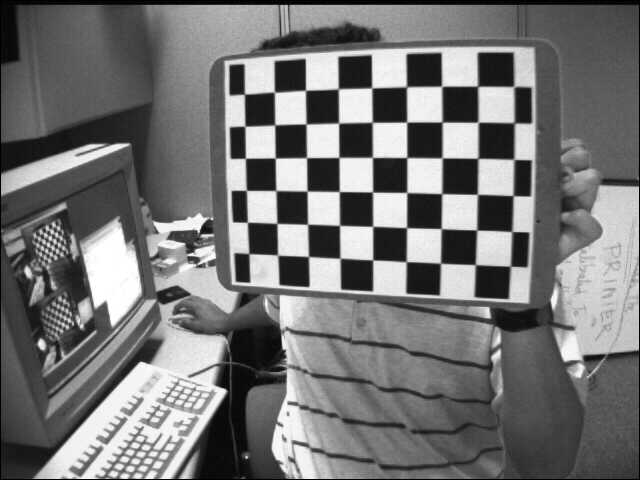
#> input picture thermal_range_calib/scripts_intrinsic/opencv_data/left01.jpg, 640 x 480 px; its folder holds 5 pictures in this run
$ python c_opencv_corner_detection.py
#> lines starting #> are read from the running program, lines starting #| are printed output that depends on the picture
import numpy as np
import cv2 as cv
import glob
import os

print("script start")
# Display a blank image to create an OpenCV window
dummy_image = np.zeros((100, 100, 3), np.uint8)
cv.imshow("Dummy Image", dummy_image)
cv.waitKey(0)
# Get the directory of the script
script_dir = os.path.dirname(__file__)

# Join the script directory with the relative path
opencv_img_path = os.path.join(script_dir, "opencv_demo.jpg")
github_img_path = os.path.join(script_dir, "github_demo.jpg")
icuas_img_path = os.path.join(script_dir, "icuas_demo.png")
test_img_path = os.path.join(script_dir, "chessboard_test.png")
# opncv_image = cv.imread(opencv_img_path)
# print(f"script_dir: {script_dir}")
# print(f"img_dir: {opencv_img_path}")
img = cv.imread(test_img_path)
# Get the dimensions of the image
# height, width = img.shape[:2]
# Resize the image
# img = cv.resize(img, (width*2, height*2), interpolation = cv.INTER_CUBIC)

# termination criteria
criteria = (cv.TERM_CRITERIA_EPS + cv.TERM_CRITERIA_MAX_ITER, 30, 0.001)

chessboard_w = 9
chessboard_h = 6
# prepare object points, like (0,0,0), (1,0,0), (2,0,0) ....,(6,5,0)
objp = np.zeros((chessboard_w*chessboard_h,3), np.float32)
objp[:,:2] = np.mgrid[0:chessboard_w,0:chessboard_h].T.reshape(-1,2)
# print(f"objp: {objp}")
# Arrays to store object points and image points from all the images.
objpoints = [] # 3d point in real world space
imgpoints = [] # 2d points in image plane.
image_dir =os.path.join(script_dir, '/opencv_data')
print("the image dir is:")
print(image_dir)
print("the image dir is:")
image_files = glob.glob(os.path.join(image_dir, '*.jpg'))

images = glob.glob('./opencv_data/*.jpg')


for fname in images:
 img = cv.imread(fname)
#> img is the input picture: shape (480, 640, 3); min 0, max 255, mean 116.6
 # Get the original image dimensions
 original_height, original_width = img.shape[:2]
#> original_height = 480; original_width = 640
 # Calculate the new dimensions
 new_dimensions = (original_width * 2, original_height * 2)
#> new_dimensions = (1280, 960)
 # Resize the image
 resized_image = cv.resize(img, new_dimensions, interpolation = cv.INTER_LINEAR)
 gray = cv.cvtColor(resized_image, cv.COLOR_BGR2GRAY)

 # Find the chess board corners
 ret, corners = cv.findChessboardCorners(gray, (chessboard_w,chessboard_h), None)
#> ret = True; corners = 54 rows, first 8: [489, 189.5], [549.5, 185], [611.5, 181], [677, 178], [744, 176.6], [813.5, 174], [885, 172], [956, 173.5]
#  corners = corners/2
 # If found, add object points, image points (after refining them)
 if ret == True:
    objpoints.append(objp)

#  corners2 = cv.cornerSubPix(gray,corners, (11,11), (-1,-1), criteria)
 imgpoints.append(corners)

 # Draw and display the corners
#  cv.drawChessboardCorners(img, (chessboard_w,chessboard_h), corners, ret)
#  cv.imshow('img', img)

 cv.drawChessboardCorners(resized_image, (chessboard_w,chessboard_h), corners, ret)
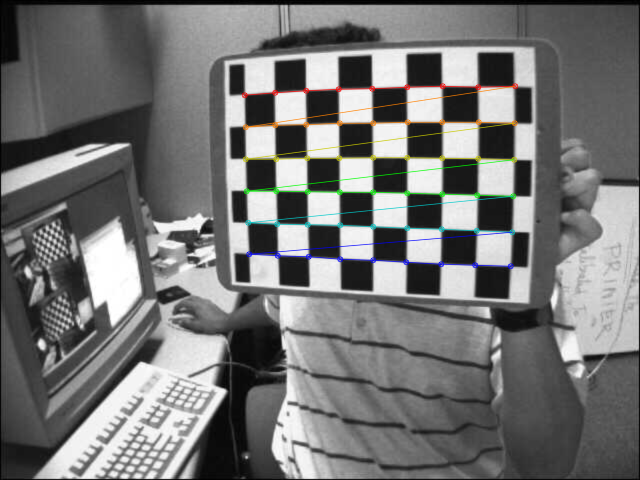
#> resized_image: shape (960, 1280, 3) (shown at 1/2 size); mean B, G, R 116, 116.6, 116.3
 cv.imshow('img', resized_image)
 cv.waitKey(0)
#> pass 2 of the loop `for fname in images:`:
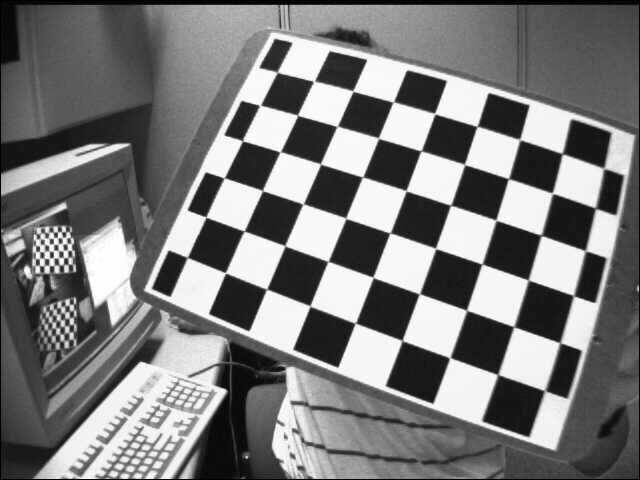
#> input picture thermal_range_calib/scripts_intrinsic/opencv_data/left02.jpg, 640 x 480 px
#> img is the input picture: shape (480, 640, 3); min 0, max 255, mean 122.9
#> corners = 54 rows, first 8: [555, 145], [628.5, 163], [706.5, 182.7], [787, 204.5], [869.5, 228], [954.5, 253], [1039.5, 280], [1125, 308]
#> `cv.drawChessboardCorners(resized_image, (chessboard_w,chessboard_h), c..`:
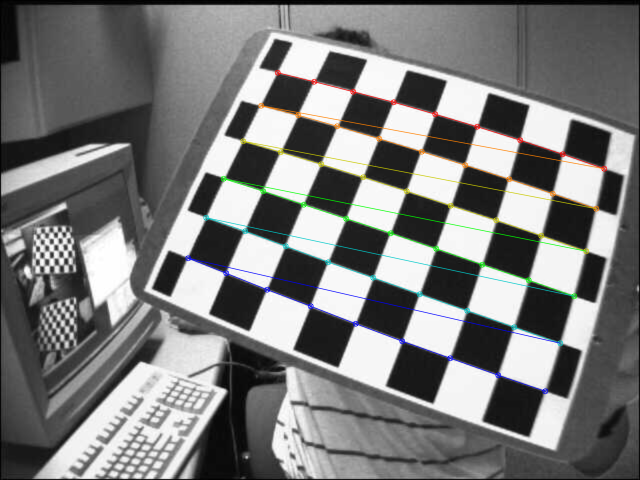
#> resized_image: shape (960, 1280, 3) (shown at 1/2 size); mean B, G, R 122.1, 122.7, 122.3
#> pass 3 of the loop `for fname in images:`:
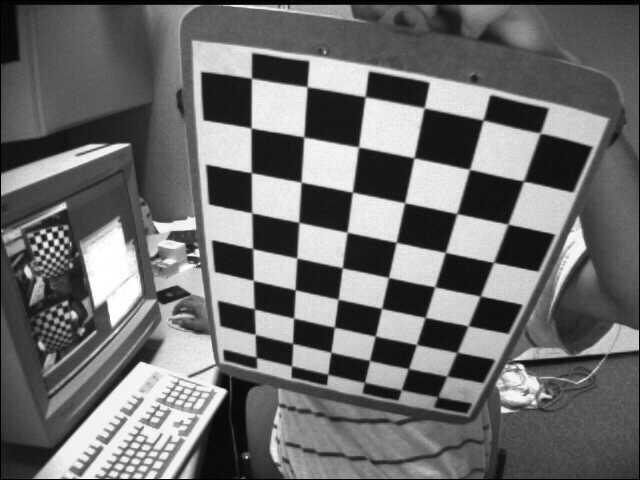
#> input picture thermal_range_calib/scripts_intrinsic/opencv_data/left03.jpg, 640 x 480 px
#> img is the input picture: shape (480, 640, 3); min 0, max 255, mean 109
#> corners = 54 rows, first 8: [512.5, 715], [511.6, 669], [509, 618], [507, 561.5], [505.5, 497.5], [503.9, 426.1], [502.5, 345], [502.5, 256.5]
#> `cv.drawChessboardCorners(resized_image, (chessboard_w,chessboard_h), c..`:
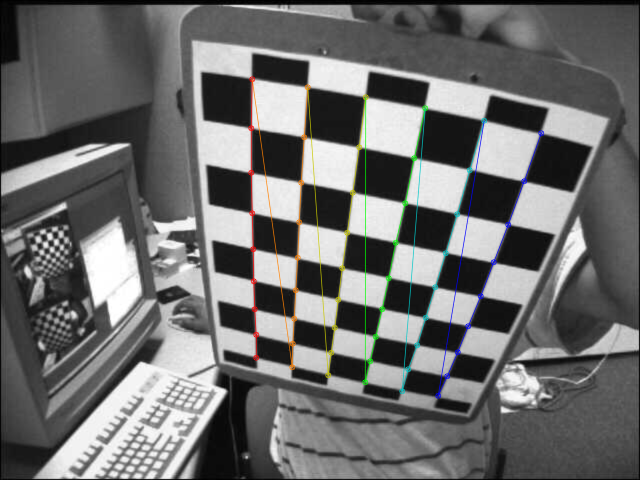
#> resized_image: shape (960, 1280, 3) (shown at 1/2 size); mean B, G, R 108.6, 109.1, 108.8
#> the loop made 5 passes; the first 3 are shown

cv.destroyAllWindows()

# calibration
this_img = cv.imread(script_dir+'/opencv_data/left12.jpg')
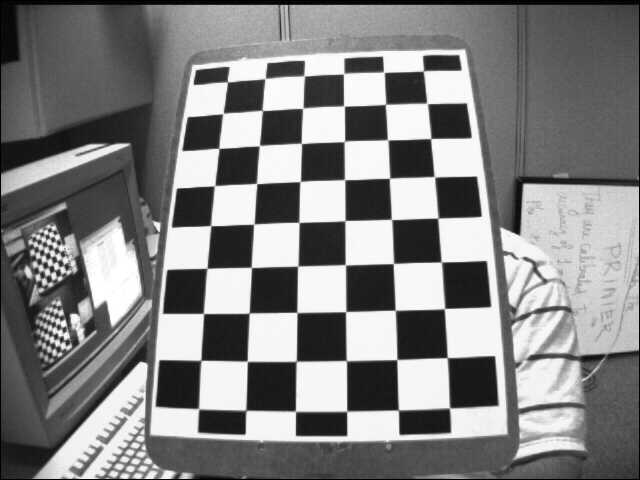
#> input picture thermal_range_calib/scripts_intrinsic/opencv_data/left12.jpg, 640 x 480 px
#> this_img is the input picture: shape (480, 640, 3); min 0, max 255, mean 129.5
# this_gray = cv.cvtColor(this_img, cv.COLOR_BGR2GRAY)
if this_img is not None:
    this_gray = cv.cvtColor(this_img, cv.COLOR_BGR2GRAY)
else:
    print("Error loading image")

# print(f"Number of object points: {len(objpoints)}")
# print(f"Number of image points: {len(imgpoints)}")
ret, mtx, dist, rvecs, tvecs = cv.calibrateCamera(objpoints, imgpoints, this_gray.shape[::-1], None, None)
# print(f"mtx:\n {mtx}\n")

# img = cv.imread('left12.jpg')
h, w = img.shape[:2]
#> h = 480; w = 640
newcameramtx, roi = cv.getOptimalNewCameraMatrix(mtx, dist, (w,h), 1, (w,h))

# undistort
dst = cv.undistort(img, mtx, dist, None, newcameramtx)
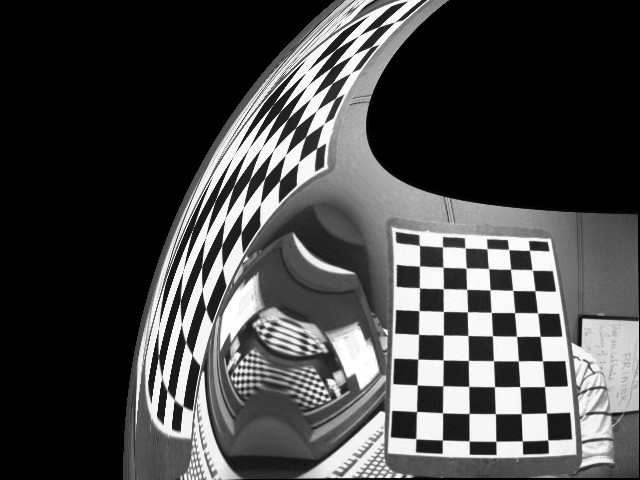
#> dst: shape (480, 640, 3); min 0, max 255, mean 71.8

# crop the image
x, y, w, h = roi
dst = dst[y:y+h, x:x+w]
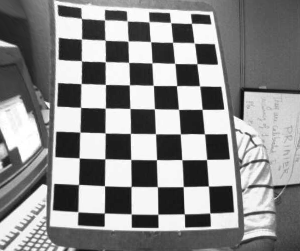
#> dst: shape (251, 300, 3); min 11, max 255, mean 138.8
# iresult_path = os.path.join(script_dir, "./opencv_demo_result.jpg")
cv.imwrite('github_calibresult.png', dst)


mean_error = 0
for i in range(len(objpoints)):
 imgpoints2, _ = cv.projectPoints(objpoints[i], rvecs[i], tvecs[i], mtx, dist)
 error = cv.norm(imgpoints[i], imgpoints2, cv.NORM_L2)/len(imgpoints2)
 mean_error += error

print( "total error: {}".format(mean_error/len(objpoints)) )
